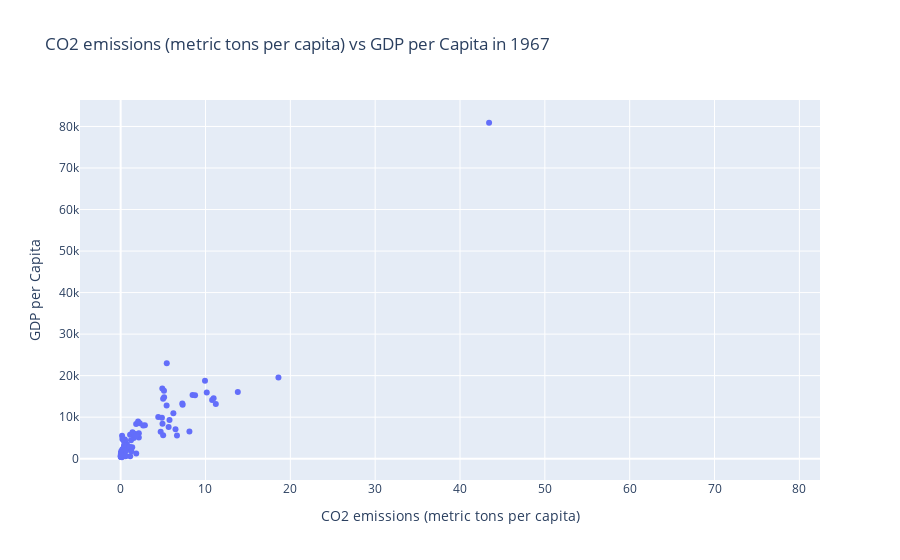

Notebook source saved alongside this figure:
### Code cell
# ok so the highest correlation seems to be in 1967
df_1967 = df[df.Year==1967]


def modify_doc(doc):
    doc.add_root(row(layout, width=800))
    doc.title = "Sliders"
    text.on_change('value',update_title)

handler = FunctionHandler(modify_doc)
app = application(handler)
show(app)

# fig67 = go.Figure()

# fig67.add_trace(go.Scatter(
#     x = df_1967['CO2 emissions (metric tons per capita)'],
#     y = df_1967['gdpPercap'],
#     mode = 'markers'
# ))

# fig67.update_layout(
#     title='CO2 emissions (metric tons per capita) vs GDP per Capita in 1967',
#     xaxis_title='CO2 emissions (metric tons per capita)',
#     yaxis_title='GDP per Capita'
# )

### Figure 1 — Plotly figure (JSON) as saved in the notebook; plotly's stock layout.template omitted (floating-point values rounded to 4 significant figures; data arrays with more than 128 entries replaced by an {"elided": "..."} marker saying what was removed)
{"data": [{"mode": "markers", "type": "scatter", "x": {"elided": "259 float values"}, "y": {"elided": "259 float values"}}], "layout": {"title": {"text": "CO2 emissions (metric tons per capita) vs GDP per Capita in 1967"}, "xaxis": {"title": {"text": "CO2 emissions (metric tons per capita)"}}, "yaxis": {"title": {"text": "GDP per Capita"}}}}
